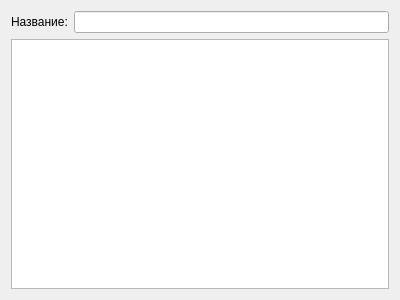
<?xml version="1.0" encoding="UTF-8"?>
<ui version="4.0">
 <class>DepartmentForm</class>
 <widget class="QWidget" name="DepartmentForm">
  <property name="geometry">
   <rect>
    <x>0</x>
    <y>0</y>
    <width>400</width>
    <height>300</height>
   </rect>
  </property>
  <property name="windowTitle">
   <string>Form</string>
  </property>
  <layout class="QGridLayout" name="gridLayout">
   <item row="0" column="0">
    <widget class="QLabel" name="label">
     <property name="text">
      <string>Название:</string>
     </property>
    </widget>
   </item>
   <item row="0" column="1">
    <widget class="QLineEdit" name="lineEdit"/>
   </item>
   <item row="1" column="0" colspan="2">
    <widget class="QTableView" name="tableView"/>
   </item>
  </layout>
 </widget>
 <resources/>
 <connections/>
</ui>
